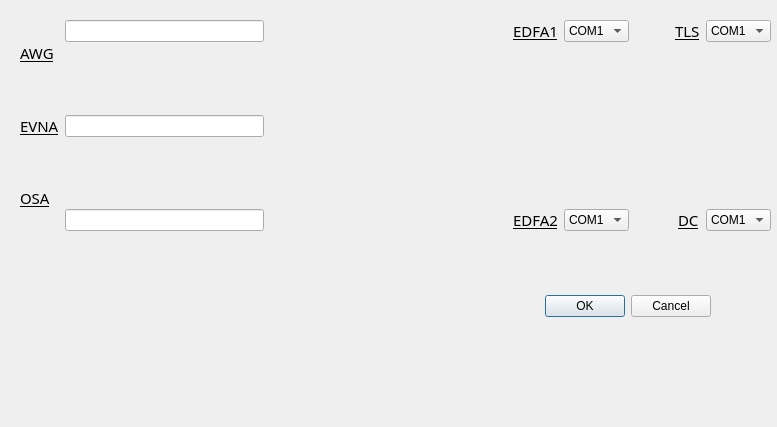
<?xml version="1.0" encoding="UTF-8"?>
<ui version="4.0">
 <class>Dialog</class>
 <widget class="QDialog" name="Dialog">
  <property name="geometry">
   <rect>
    <x>0</x>
    <y>0</y>
    <width>777</width>
    <height>427</height>
   </rect>
  </property>
  <property name="windowTitle">
   <string>Dialog</string>
  </property>
  <widget class="QDialogButtonBox" name="buttonBox">
   <property name="geometry">
    <rect>
     <x>370</x>
     <y>290</y>
     <width>341</width>
     <height>32</height>
    </rect>
   </property>
   <property name="orientation">
    <enum>Qt::Horizontal</enum>
   </property>
   <property name="standardButtons">
    <set>QDialogButtonBox::Cancel|QDialogButtonBox::Ok</set>
   </property>
  </widget>
  <widget class="QWidget" name="layoutWidget">
   <property name="geometry">
    <rect>
     <x>20</x>
     <y>20</y>
     <width>751</width>
     <height>211</height>
    </rect>
   </property>
   <layout class="QHBoxLayout" name="horizontalLayout_7">
    <item>
     <layout class="QHBoxLayout" name="horizontalLayout_4">
      <item>
       <layout class="QVBoxLayout" name="verticalLayout">
        <item>
         <widget class="QLabel" name="label">
          <property name="font">
           <font>
            <family>Agency FB</family>
            <pointsize>11</pointsize>
            <underline>true</underline>
           </font>
          </property>
          <property name="text">
           <string>AWG</string>
          </property>
          <property name="textFormat">
           <enum>Qt::AutoText</enum>
          </property>
         </widget>
        </item>
        <item>
         <widget class="QLabel" name="label_2">
          <property name="font">
           <font>
            <family>Agency FB</family>
            <pointsize>11</pointsize>
            <underline>true</underline>
           </font>
          </property>
          <property name="text">
           <string>EVNA</string>
          </property>
         </widget>
        </item>
        <item>
         <widget class="QLabel" name="label_3">
          <property name="font">
           <font>
            <family>Agency FB</family>
            <pointsize>11</pointsize>
            <underline>true</underline>
           </font>
          </property>
          <property name="text">
           <string>OSA</string>
          </property>
         </widget>
        </item>
       </layout>
      </item>
      <item>
       <layout class="QVBoxLayout" name="verticalLayout_2">
        <item>
         <layout class="QHBoxLayout" name="horizontalLayout_2">
          <item>
           <widget class="QLineEdit" name="iplineEdit_AWG"/>
          </item>
         </layout>
        </item>
        <item>
         <spacer name="verticalSpacer_2">
          <property name="orientation">
           <enum>Qt::Vertical</enum>
          </property>
          <property name="sizeHint" stdset="0">
           <size>
            <width>20</width>
            <height>17</height>
           </size>
          </property>
         </spacer>
        </item>
        <item>
         <layout class="QHBoxLayout" name="horizontalLayout">
          <item>
           <widget class="QLineEdit" name="iplineEdit_EVNA"/>
          </item>
         </layout>
        </item>
        <item>
         <spacer name="verticalSpacer">
          <property name="orientation">
           <enum>Qt::Vertical</enum>
          </property>
          <property name="sizeHint" stdset="0">
           <size>
            <width>20</width>
            <height>13</height>
           </size>
          </property>
         </spacer>
        </item>
        <item>
         <layout class="QHBoxLayout" name="horizontalLayout_3">
          <item>
           <widget class="QLineEdit" name="iplineEdit_OSA"/>
          </item>
         </layout>
        </item>
       </layout>
      </item>
     </layout>
    </item>
    <item>
     <spacer name="horizontalSpacer">
      <property name="orientation">
       <enum>Qt::Horizontal</enum>
      </property>
      <property name="sizeHint" stdset="0">
       <size>
        <width>40</width>
        <height>20</height>
       </size>
      </property>
     </spacer>
    </item>
    <item>
     <layout class="QVBoxLayout" name="verticalLayout_3">
      <item>
       <layout class="QHBoxLayout" name="horizontalLayout_5">
        <item>
         <widget class="QLabel" name="label_4">
          <property name="font">
           <font>
            <family>Agency FB</family>
            <pointsize>11</pointsize>
            <underline>true</underline>
           </font>
          </property>
          <property name="layoutDirection">
           <enum>Qt::LeftToRight</enum>
          </property>
          <property name="text">
           <string>EDFA1</string>
          </property>
          <property name="indent">
           <number>0</number>
          </property>
         </widget>
        </item>
        <item>
         <widget class="QComboBox" name="comboBox_EDFA1">
          <item>
           <property name="text">
            <string>COM1</string>
           </property>
          </item>
          <item>
           <property name="text">
            <string>COM2</string>
           </property>
          </item>
          <item>
           <property name="text">
            <string>COM3</string>
           </property>
          </item>
          <item>
           <property name="text">
            <string>COM4</string>
           </property>
          </item>
          <item>
           <property name="text">
            <string>COM5</string>
           </property>
          </item>
          <item>
           <property name="text">
            <string>COM6</string>
           </property>
          </item>
          <item>
           <property name="text">
            <string>COM7</string>
           </property>
          </item>
          <item>
           <property name="text">
            <string>COM8</string>
           </property>
          </item>
          <item>
           <property name="text">
            <string>COM9</string>
           </property>
          </item>
         </widget>
        </item>
        <item>
         <spacer name="horizontalSpacer_11">
          <property name="orientation">
           <enum>Qt::Horizontal</enum>
          </property>
          <property name="sizeHint" stdset="0">
           <size>
            <width>40</width>
            <height>20</height>
           </size>
          </property>
         </spacer>
        </item>
        <item>
         <widget class="QLabel" name="label_7">
          <property name="font">
           <font>
            <family>Agency FB</family>
            <pointsize>11</pointsize>
            <underline>true</underline>
           </font>
          </property>
          <property name="layoutDirection">
           <enum>Qt::LeftToRight</enum>
          </property>
          <property name="text">
           <string>TLS</string>
          </property>
          <property name="indent">
           <number>0</number>
          </property>
         </widget>
        </item>
        <item>
         <widget class="QComboBox" name="comboBox_TLS">
          <item>
           <property name="text">
            <string>COM1</string>
           </property>
          </item>
          <item>
           <property name="text">
            <string>COM2</string>
           </property>
          </item>
          <item>
           <property name="text">
            <string>COM3</string>
           </property>
          </item>
          <item>
           <property name="text">
            <string>COM4</string>
           </property>
          </item>
          <item>
           <property name="text">
            <string>COM5</string>
           </property>
          </item>
          <item>
           <property name="text">
            <string>COM6</string>
           </property>
          </item>
          <item>
           <property name="text">
            <string>COM7</string>
           </property>
          </item>
          <item>
           <property name="text">
            <string>COM8</string>
           </property>
          </item>
          <item>
           <property name="text">
            <string>COM9</string>
           </property>
          </item>
         </widget>
        </item>
       </layout>
      </item>
      <item>
       <spacer name="verticalSpacer_3">
        <property name="orientation">
         <enum>Qt::Vertical</enum>
        </property>
        <property name="sizeHint" stdset="0">
         <size>
          <width>20</width>
          <height>40</height>
         </size>
        </property>
       </spacer>
      </item>
      <item>
       <layout class="QHBoxLayout" name="horizontalLayout_6">
        <item>
         <widget class="QLabel" name="label_5">
          <property name="font">
           <font>
            <family>Agency FB</family>
            <pointsize>11</pointsize>
            <underline>true</underline>
           </font>
          </property>
          <property name="layoutDirection">
           <enum>Qt::LeftToRight</enum>
          </property>
          <property name="text">
           <string>EDFA2</string>
          </property>
          <property name="indent">
           <number>0</number>
          </property>
         </widget>
        </item>
        <item>
         <widget class="QComboBox" name="comboBox_EDFA2">
          <item>
           <property name="text">
            <string>COM1</string>
           </property>
          </item>
          <item>
           <property name="text">
            <string>COM2</string>
           </property>
          </item>
          <item>
           <property name="text">
            <string>COM3</string>
           </property>
          </item>
          <item>
           <property name="text">
            <string>COM4</string>
           </property>
          </item>
          <item>
           <property name="text">
            <string>COM5</string>
           </property>
          </item>
          <item>
           <property name="text">
            <string>COM6</string>
           </property>
          </item>
          <item>
           <property name="text">
            <string>COM7</string>
           </property>
          </item>
          <item>
           <property name="text">
            <string>COM8</string>
           </property>
          </item>
          <item>
           <property name="text">
            <string>COM9</string>
           </property>
          </item>
         </widget>
        </item>
        <item>
         <spacer name="horizontalSpacer_12">
          <property name="orientation">
           <enum>Qt::Horizontal</enum>
          </property>
          <property name="sizeHint" stdset="0">
           <size>
            <width>40</width>
            <height>20</height>
           </size>
          </property>
         </spacer>
        </item>
        <item>
         <widget class="QLabel" name="label_6">
          <property name="font">
           <font>
            <family>Agency FB</family>
            <pointsize>11</pointsize>
            <underline>true</underline>
           </font>
          </property>
          <property name="layoutDirection">
           <enum>Qt::LeftToRight</enum>
          </property>
          <property name="text">
           <string>DC</string>
          </property>
          <property name="indent">
           <number>0</number>
          </property>
         </widget>
        </item>
        <item>
         <widget class="QComboBox" name="comboBox_DC">
          <item>
           <property name="text">
            <string>COM1</string>
           </property>
          </item>
          <item>
           <property name="text">
            <string>COM2</string>
           </property>
          </item>
          <item>
           <property name="text">
            <string>COM3</string>
           </property>
          </item>
          <item>
           <property name="text">
            <string>COM4</string>
           </property>
          </item>
          <item>
           <property name="text">
            <string>COM5</string>
           </property>
          </item>
          <item>
           <property name="text">
            <string>COM6</string>
           </property>
          </item>
          <item>
           <property name="text">
            <string>COM7</string>
           </property>
          </item>
          <item>
           <property name="text">
            <string>COM8</string>
           </property>
          </item>
          <item>
           <property name="text">
            <string>COM9</string>
           </property>
          </item>
         </widget>
        </item>
       </layout>
      </item>
     </layout>
    </item>
   </layout>
  </widget>
 </widget>
 <resources/>
 <connections>
  <connection>
   <sender>buttonBox</sender>
   <signal>accepted()</signal>
   <receiver>Dialog</receiver>
   <slot>accept()</slot>
   <hints>
    <hint type="sourcelabel">
     <x>588</x>
     <y>321</y>
    </hint>
    <hint type="destinationlabel">
     <x>157</x>
     <y>274</y>
    </hint>
   </hints>
  </connection>
  <connection>
   <sender>buttonBox</sender>
   <signal>rejected()</signal>
   <receiver>Dialog</receiver>
   <slot>reject()</slot>
   <hints>
    <hint type="sourcelabel">
     <x>656</x>
     <y>321</y>
    </hint>
    <hint type="destinationlabel">
     <x>286</x>
     <y>274</y>
    </hint>
   </hints>
  </connection>
 </connections>
</ui>
